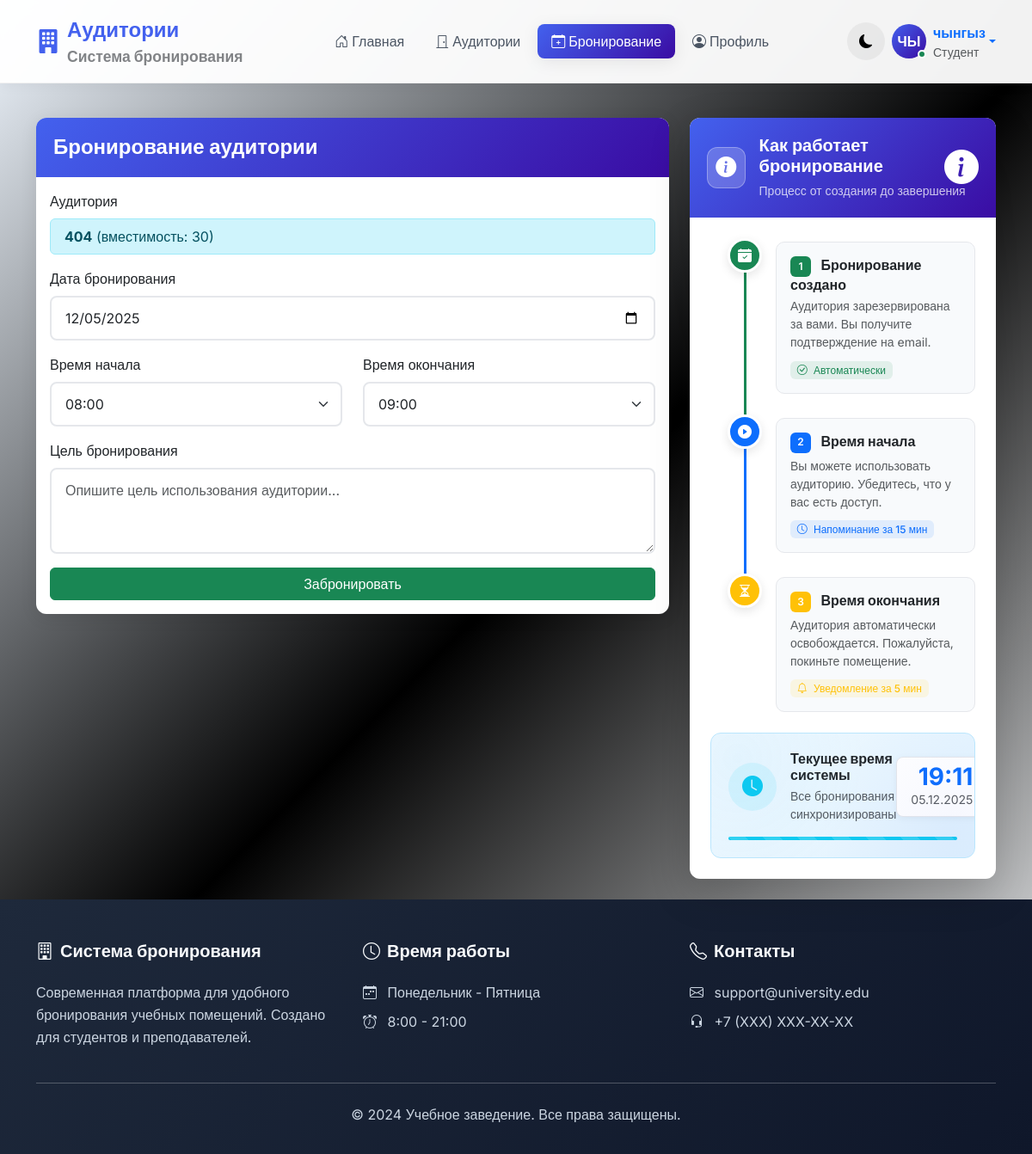
The page /booking?classroom=4 (signed in) on the database its author committed.
### app/models.py (models this page shows, shortened)
class User(UserMixin, db.Model):
    __tablename__ = 'user'
    id = db.Column(db.Integer, primary_key=True)
    username = db.Column(db.String(64), unique=True, nullable=False)
    email = db.Column(db.String(120), unique=True, nullable=False)
    password_hash = db.Column(db.String(256))
    role = db.Column(db.String(20), default='student')
    created_at = db.Column(db.DateTime, default=datetime.utcnow)
    bookings = db.relationship('Booking', backref='user', lazy='dynamic')

class Classroom(db.Model):
    __tablename__ = 'classroom'
    id = db.Column(db.Integer, primary_key=True)
    room_number = db.Column(db.String(20), unique=True, nullable=False)
    capacity = db.Column(db.Integer, nullable=False)
    floor = db.Column(db.Integer, nullable=False)
    has_projector = db.Column(db.Boolean, default=False)
    has_computers = db.Column(db.Boolean, default=False)
    is_active = db.Column(db.Boolean, default=True)
    bookings = db.relationship('Booking', backref='classroom', lazy='dynamic')

### app/routes.py (the view, shortened to what this page needs)
@main_bp.route('/booking', methods=['GET', 'POST'])
@login_required
def booking():
    form = BookingForm()
    classrooms = Classroom.query.filter_by(is_active=True).all()
    form.classroom_id.choices = [(c.id, f"Аудитория {c.room_number} (вместимость: {c.capacity})") for c in classrooms]
    selected_classroom_id = request.args.get('classroom', type=int)
    preselected_classroom = None
    if selected_classroom_id:
        preselected_classroom = Classroom.query.get(selected_classroom_id)
        if preselected_classroom:
            form.classroom_id.data = selected_classroom_id
    return render_template('booking.html', title='Бронирование', form=form, preselected_classroom=preselected_classroom)

### app/templates/booking.html (shortened to what this page needs)
{% extends "base.html" %}
{% block content %}
<div class="row">
    <div class="col-md-8">
        <div class="card">
            <div class="card-header">
                <h4 class="mb-0"> Бронирование аудитории</h4>
            </div>
            <div class="card-body">
                <form method="POST" action="">
                    {% if preselected_classroom %}
                    <div class="mb-3">
                        <label class="form-label">Аудитория</label>
                        <div class="alert alert-info py-2">
                            <strong>{{ preselected_classroom.room_number }}</strong>
                            (вместимость: {{ preselected_classroom.capacity }})
                        </div>
                    </div>
                    {% else %}
                    <div class="mb-3">
                        {{ form.classroom_id.label(class="form-label") }}
                        {{ form.classroom_id(class="form-select") }}
                    </div>
                    {% endif %}
                    <div class="mb-3">
                        {{ form.booking_date.label(class="form-label") }}
                        {{ form.booking_date(class="form-control", type="date") }}
                    </div>
                    <div class="row">
                        <div class="col-md-6">
                            <div class="mb-3">
                                {{ form.start_time.label(class="form-label") }}
                                {{ form.start_time(class="form-select") }}
                            </div>
                        </div>
                        <div class="col-md-6">
                            <div class="mb-3">
                                {{ form.end_time.label(class="form-label") }}
                                {{ form.end_time(class="form-select") }}
                            </div>
                        </div>
                    </div>
                    <div class="mb-3">
                        {{ form.purpose.label(class="form-label") }}
                        {{ form.purpose(class="form-control", rows=3, placeholder="Опишите цель использования аудитории...") }}
                    </div>
                    <div class="d-grid">
                        {{ form.submit(class="btn btn-success", id='bookingSubmit') }}
                    </div>
                </form>
            </div>
        </div>
    </div>
    <div class="col-md-4">
    <div class="card border-0 shadow-lg">
    <div class="card-header border-0 bg-gradient-primary text-white position-relative overflow-hidden">
        <div class="position-absolute top-0 end-0 w-50 h-100 opacity-10">
            <i class="bi bi-info-circle-fill fs-1 position-absolute" style="right: 20px; top: 50%; transform: translateY(-50%);"></i>
        </div>
        <div class="position-relative z-1">
            <div class="d-flex align-items-center">
                <div class="feature-icon-wrapper me-3">
                    <i class="bi bi-info-circle-fill fs-4"></i>
                </div>
                <div>
                    <h5 class="mb-1">Как работает бронирование</h5>
                    <small class="opacity-75">Процесс от создания до завершения</small>
                </div>
            </div>
        </div>
    </div>
    <div class="card-body p-4">
        <div class="timeline-wrapper">
            <div class="timeline">
                <div class="timeline-item">
                    <div class="timeline-marker-wrapper">
                        <div class="timeline-marker bg-success">
                            <i class="bi bi-calendar-check-fill text-white"></i>
                        </div>
                        <div class="timeline-line bg-success"></div>
                    </div>
                    <div class="timeline-content">
                        <div class="timeline-content-inner">
                            <h6 class="fw-bold mb-1">
                                <span class="step-badge bg-success text-white me-2">1</span>
                                Бронирование создано
                            </h6>
                            <p class="text-muted small mb-0">
                                Аудитория зарезервирована за вами. Вы получите подтверждение на email.
                            </p>
                            <div class="mt-2">
                                <span class="badge bg-success bg-opacity-10 text-success">
                                    <i class="bi bi-check-circle me-1"></i> Автоматически
                                </span>
                            </div>
                        </div>
                    </div>
                </div>
                <div class="timeline-item">
                    <div class="timeline-marker-wrapper">
                        <div class="timeline-marker bg-primary">
                            <i class="bi bi-play-circle-fill text-white"></i>
                        </div>
                        <div class="timeline-line bg-primary"></div>
                    </div>
                    <div class="timeline-content">
                        <div class="timeline-content-inner">
                            <h6 class="fw-bold mb-1">
                                <span class="step-badge bg-primary text-white me-2">2</span>
                                Время начала
                            </h6>
                            <p class="text-muted small mb-0">
                                Вы можете использовать аудиторию. Убедитесь, что у вас есть доступ.
                            </p>
                            <div class="mt-2">
                                <span class="badge bg-primary bg-opacity-10 text-primary">
                                    <i class="bi bi-clock me-1"></i> Напоминание за 15 мин
                                </span>
                            </div>
                        </div>
                    </div>
                </div>
                <div class="timeline-item">
                    <div class="timeline-marker-wrapper">
                        <div class="timeline-marker bg-warning">
                            <i class="bi bi-hourglass-split text-white"></i>
                        </div>
                    </div>
                    <div class="timeline-content">
                        <div class="timeline-content-inner">
                            <h6 class="fw-bold mb-1">
                                <span class="step-badge bg-warning text-white me-2">3</span>
                                Время окончания
                            </h6>
                            <p class="text-muted small mb-0">
                                Аудитория автоматически освобождается. Пожалуйста, покиньте помещение.
                            </p>
                            <div class="mt-2">
                                <span class="badge bg-warning bg-opacity-10 text-warning">
                                    <i class="bi bi-bell me-1"></i> Уведомление за 5 мин
                                </span>
                            </div>
                        </div>
                    </div>
                </div>
            </div>
        </div>
        <div class="info-card mt-4">
            <div class="d-flex align-items-center">
                <div class="info-icon bg-info bg-opacity-10 text-info p-3 rounded-circle me-3">
                    <i class="bi bi-clock-fill fs-4"></i>
                </div>
                <div class="flex-grow-1">
                    <div class="d-flex justify-content-between align-items-center">
                        <div>
                            <h6 class="mb-1 fw-bold">Текущее время системы</h6>
                            <p class="text-muted small mb-0">Все бронирования синхронизированы</p>
                        </div>
                        <div class="text-end">
                            <div class="current-time-display">
                                <div class="time-value fs-3 fw-bold text-primary">{{ now.strftime('%H:%M') }}</div>
                                <small class="text-muted">{{ now.strftime('%d.%m.%Y') }}</small>
                            </div>
                        </div>
                    </div>
                </div>
            </div>
            <div class="progress mt-3" style="height: 4px;">
                <div class="progress-bar bg-info progress-bar-striped progress-bar-animated"
                     style="width: 100%"></div>
            </div>
        </div>
    </div>
</div>
</div>
</div>
</div>
{% endblock %}

### app/templates/base.html (shortened to what this page needs)
<!DOCTYPE html>
<html lang="ru" data-bs-theme="light">
  <head>
    <link
      href="https://cdn.jsdelivr.net/npm/bootstrap@5.3.2/dist/css/bootstrap.min.css"
      rel="stylesheet"
    />
    <link
      rel="stylesheet"
      href="https://cdn.jsdelivr.net/npm/bootstrap-icons@1.10.0/font/bootstrap-icons.css"
    />
  </head>
  <body class="d-flex flex-column min-vh-100">
    <nav class="navbar navbar-expand-lg navbar-light">
      <div class="container">
        <a class="navbar-brand d-flex align-items-center" href="{{ url_for('main.index') }}">
          <div class="me-2">
            <i class="bi bi-building-fill fs-3"></i>
          </div>
          <div class="d-flex flex-column">
            <span class="fw-bold fs-4">Аудитории</span>
            <small class="text-muted opacity-75 d-none d-md-block">Система бронирования</small>
          </div>
        </a>
        <div class="collapse navbar-collapse" id="navbarMain">
          <ul class="navbar-nav mx-auto mb-2 mb-lg-0">
            <li class="nav-item">
              <a
                class="nav-link {% if request.endpoint == 'main.index' %}active{% endif %}"
                href="{{ url_for('main.index') }}"
              >
                <i class="bi bi-house-door me-1"></i>Главная
              </a>
            </li>
            <li class="nav-item">
              <a
                class="nav-link {% if request.endpoint == 'main.classrooms' %}active{% endif %}"
                href="{{ url_for('main.classrooms') }}"
              >
                <i class="bi bi-door-closed me-1"></i>Аудитории
              </a>
            </li>
            {% if current_user.is_authenticated %}
            <li class="nav-item">
              <a
                class="nav-link {% if request.endpoint == 'main.booking' %}active{% endif %}"
                href="{{ url_for('main.booking') }}"
              >
                <i class="bi bi-calendar-plus me-1"></i>Бронирование
              </a>
            </li>
            <li class="nav-item">
              <a
                class="nav-link {% if request.endpoint == 'main.profile' %}active{% endif %}"
                href="{{ url_for('main.profile') }}"
              >
                <i class="bi bi-person-circle me-1"></i>Профиль
              </a>
            </li>
             {% endif %}
          </ul>
          <div class="d-flex align-items-center gap-2">
            <button id="themeToggle" class="theme-switch" title="Сменить тему">
            </button>
            {% if current_user.is_authenticated %}
            <div class="dropdown">
              <a
                href="#"
                class="d-flex align-items-center text-decoration-none dropdown-toggle"
                data-bs-toggle="dropdown"
              >
                <div class="user-avatar me-2">
                  {{ current_user.username[:2]|upper }}
                  <span class="user-status bg-success"></span>
                </div>
                <div class="d-none d-md-flex flex-column text-start">
                  <span class="fw-semibold">{{ current_user.username }}</span>
                  <small class="text-muted">
                    {% if current_user.role == 'teacher' %}Преподаватель{% elif current_user.role
                    == 'admin' %}Администратор{% else %}Студент{% endif %}
                  </small>
                </div>
              </a>
            </div>
            {% endif %}
          </div>
        </div>
      </div>
    </nav>
    <main class="flex-grow-1 py-4">
      <div class="container fade-in">
        {% block content %}{% endblock %}
    </main>
    <footer class="footer">
      <div class="container">
        <div class="row g-4">
          <div class="col-lg-4">
            <h5><i class="bi bi-building me-2"></i>Система бронирования</h5>
            <p>
              Современная платформа для удобного бронирования учебных помещений. Создано для
              студентов и преподавателей.
            </p>
          </div>
          <div class="col-lg-4">
            <h5><i class="bi bi-clock me-2"></i>Время работы</h5>
            <p class="mb-2">
              <i class="bi bi-calendar-week me-2"></i>
              Понедельник - Пятница
            </p>
            <p class="mb-0">
              <i class="bi bi-alarm me-2"></i>
              8:00 - 21:00
            </p>
          </div>
          <div class="col-lg-4">
            <h5><i class="bi bi-telephone me-2"></i>Контакты</h5>
            <p class="mb-2">
              <i class="bi bi-envelope me-2"></i>
              support@university.edu
            </p>
            <p class="mb-0">
              <i class="bi bi-headset me-2"></i>
              +7 (XXX) XXX-XX-XX
            </p>
          </div>
        </div>
        <hr class="my-4 opacity-25" />
        <div class="text-center">
          <p class="mb-0">
            &copy; 2024 Учебное заведение. Все права защищены.
          </p>
        </div>
      </div>
    </footer>
  </body>
</html>

### rows shown on the page
User: username "ЧЫ", username "чынгыз"
Classroom: room_number "404", capacity "30"
